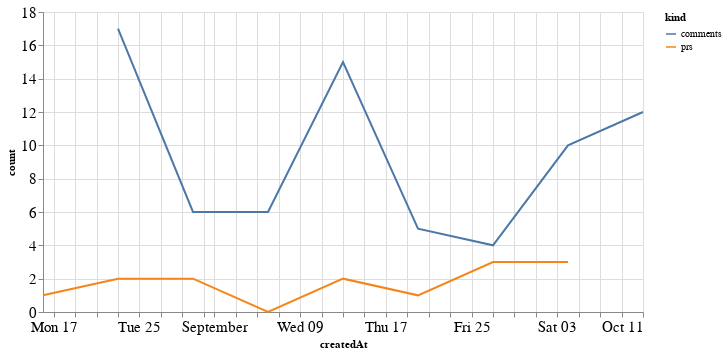

The cell this chart's notebook holds for it:
### Code cell
alt.Chart(total_time, width=600).mark_line().encode(
    x='createdAt',
    y='count',
    color='kind'
)

### Figure 1 — Vega-Lite specification as saved in the notebook (floating-point values rounded to 4 significant figures)
{"config": {"axisLeft": {"labelFontSize": 15}, "axisBottom": {"labelFontSize": 15}}, "data": {"name": "data-22554f7148b05b5d7b41cb0d4d6b2886"}, "mark": "line", "encoding": {"color": {"type": "nominal", "field": "kind"}, "x": {"type": "temporal", "field": "createdAt"}, "y": {"type": "quantitative", "field": "count"}}, "width": 600, "$schema": "https://vega.github.io/schema/vega-lite/v4.8.1.json", "datasets": {"data-22554f7148b05b5d7b41cb0d4d6b2886": [{"createdAt": "2020-08-16T00:00:00", "kind": "prs", "count": 1.0}, {"createdAt": "2020-08-23T00:00:00", "kind": "prs", "count": 2.0}, {"createdAt": "2020-08-30T00:00:00", "kind": "prs", "count": 2.0}, {"createdAt": "2020-09-06T00:00:00", "kind": "prs", "count": 0.0}, {"createdAt": "2020-09-13T00:00:00", "kind": "prs", "count": 2.0}, {"createdAt": "2020-09-20T00:00:00", "kind": "prs", "count": 1.0}, {"createdAt": "2020-09-27T00:00:00", "kind": "prs", "count": 3.0}, {"createdAt": "2020-10-04T00:00:00", "kind": "prs", "count": 3.0}, {"createdAt": "2020-10-11T00:00:00", "kind": "prs", "count": null}, {"createdAt": "2020-08-16T00:00:00", "kind": "comments", "count": null}, {"createdAt": "2020-08-23T00:00:00", "kind": "comments", "count": 17.0}, {"createdAt": "2020-08-30T00:00:00", "kind": "comments", "count": 6.0}, {"createdAt": "2020-09-06T00:00:00", "kind": "comments", "count": 6.0}, {"createdAt": "2020-09-13T00:00:00", "kind": "comments", "count": 15.0}, {"createdAt": "2020-09-20T00:00:00", "kind": "comments", "count": 5.0}, {"createdAt": "2020-09-27T00:00:00", "kind": "comments", "count": 4.0}, {"createdAt": "2020-10-04T00:00:00", "kind": "comments", "count": 10.0}, {"createdAt": "2020-10-11T00:00:00", "kind": "comments", "count": 12.0}]}}
